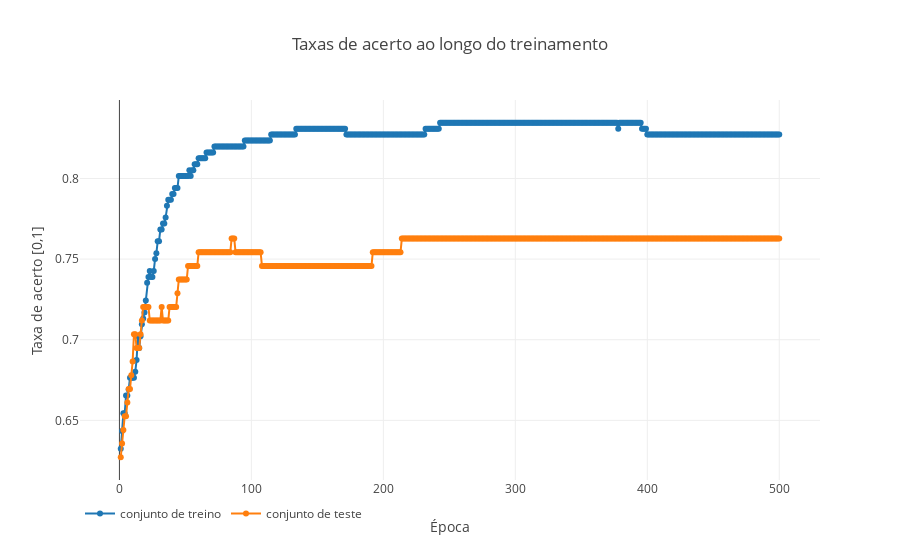
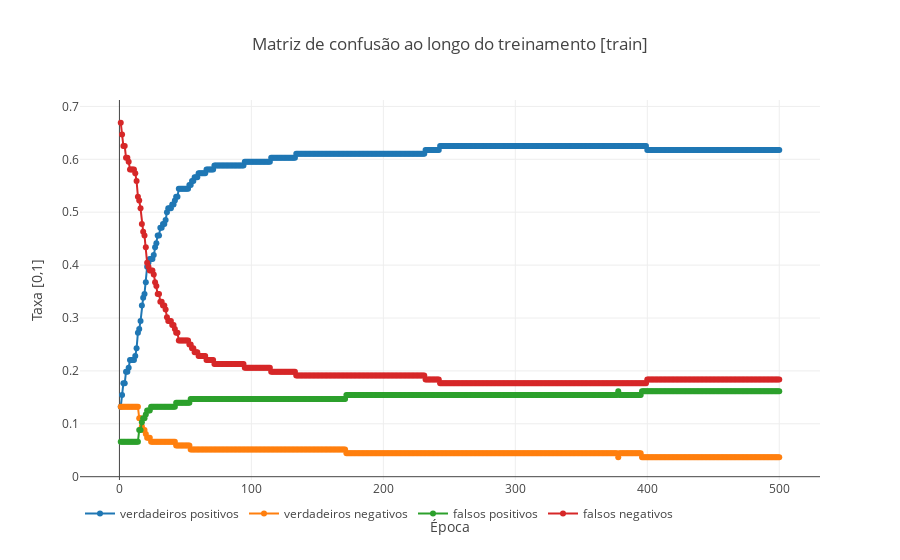

The cell these charts' notebook holds for them, in order:
### Markdown cell above
Como exemplo da classe *PerceptronSimples* em funcionamento nos dados transformados, o código abaixo apresenta o aprendizado do classificador:

### Code cell
%%time
# divisão treino/teste 
X_train, X_test, y_train, y_test = train_test_split(features.values, 
                                                    targets.values,
                                                    test_size=0.3)
# PCA
pca = PCA(n_components = 3)
pca_X_train = pca.fit(X_train).transform(X_train)
pca_X_test  = pca.transform(X_test)

# LDA
lda = LDA(n_components = 3)
lda.fit(X_train, y_train)
lda_X_train = lda.transform(X_train)
lda_X_test  = lda.transform(X_test)

# escalonar os dados
pca_X_tr_norm, pca_X_ts_norm = scale_feat(pca_X_train, pca_X_test, scaleType='min-max')
lda_X_tr_norm, lda_X_ts_norm = scale_feat(lda_X_train, lda_X_test, scaleType='min-max')


# Classificador
eta = 1e-4
nEpocas = 500
pca_ps = PerceptronSimples(3,1)
lda_ps = PerceptronSimples(3,1)
pca_ps.initParam()
lda_ps.initParam()
pca_ps.treinar(pca_X_tr_norm, y_train, pca_X_ts_norm, y_test, eta=eta, nEpocas=nEpocas)
lda_ps.treinar(lda_X_tr_norm, y_train, lda_X_ts_norm, y_test, eta=eta, nEpocas=nEpocas)

pca_ps.plotTrainHist()
lda_ps.plotTrainHist()

### Figure 1 — Plotly figure (JSON) as saved in the notebook; plotly's stock layout.template omitted (floating-point values rounded to 4 significant figures; data arrays with more than 128 entries replaced by an {"elided": "..."} marker saying what was removed)
{"data": [{"mode": "lines+markers", "name": "conjunto de treino", "type": "scatter", "uid": "6bcf66c4-2863-4c3a-b6f2-d6611798b739", "x": {"elided": "500 int values"}, "y": {"elided": "500 float values"}}, {"mode": "lines+markers", "name": "conjunto de teste", "type": "scatter", "uid": "7a6e52d6-cb35-4b67-98c3-050032f4c853", "x": {"elided": "500 int values"}, "y": {"elided": "500 float values"}}], "layout": {"legend": {"orientation": "h", "y": -0.05}, "title": {"text": "Taxas de acerto ao longo do treinamento"}, "xaxis": {"title": {"text": "Época"}}, "yaxis": {"title": {"text": "Taxa de acerto [0,1]"}}}}

### Figure 2 — Plotly figure (JSON) as saved in the notebook; plotly's stock layout.template omitted (floating-point values rounded to 4 significant figures; data arrays with more than 128 entries replaced by an {"elided": "..."} marker saying what was removed)
{"data": [{"mode": "lines+markers", "name": "verdadeiros positivos", "type": "scatter", "uid": "6233561e-5503-4ed2-aeaa-0431fc5ce53b", "x": {"elided": "500 int values"}, "y": {"elided": "500 float values"}}, {"mode": "lines+markers", "name": "verdadeiros negativos", "type": "scatter", "uid": "c4b7d412-ae46-46fb-9769-fb9b4d13edaf", "x": {"elided": "500 int values"}, "y": {"elided": "500 float values"}}, {"mode": "lines+markers", "name": "falsos positivos", "type": "scatter", "uid": "66f19f29-d1e6-4f60-a26e-78e2e859e9d1", "x": {"elided": "500 int values"}, "y": {"elided": "500 float values"}}, {"mode": "lines+markers", "name": "falsos negativos", "type": "scatter", "uid": "eb9af738-eee0-442d-ab78-dafb61abf1de", "x": {"elided": "500 int values"}, "y": {"elided": "500 float values"}}], "layout": {"legend": {"orientation": "h", "y": -0.05}, "title": {"text": "Matriz de confusão ao longo do treinamento [train]"}, "xaxis": {"title": {"text": "Época"}}, "yaxis": {"title": {"text": "Taxa [0,1]"}}}}
